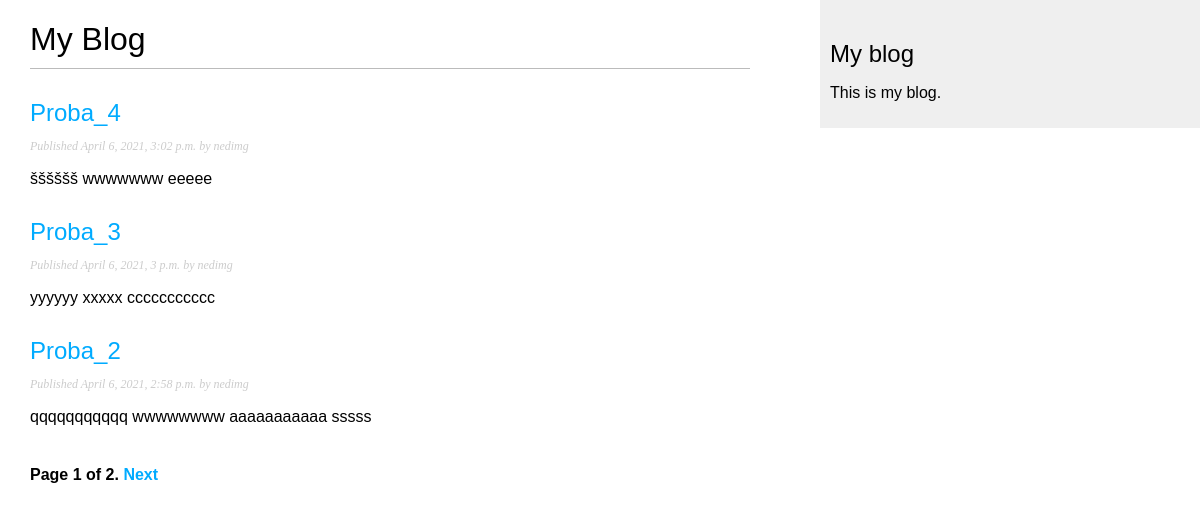
Screenshot of /blog/ with the database file from the repository.
### blog/models.py (models this page shows, shortened)
class Post(models.Model):
    STATUS_CHOICES = (
        ('draft', 'Draft'),
        ('published', 'Published'),
    )
    title = models.CharField(max_length=250)
    slug = models.SlugField(max_length=250,
                            unique_for_date='publish')
    author = models.ForeignKey(User,
                              on_delete=models.CASCADE,
                              related_name='blog_post')
    body = models.TextField()
    publish = models.DateTimeField(default=timezone.now)
    created = models.DateTimeField(auto_now_add=True)
    updated = models.DateTimeField(auto_now=True)
    status = models.CharField(max_length=10,
                              choices=STATUS_CHOICES,
                              default= 'draft')
    class Meta:
        ordering = ('-publish',)
    def get_absolute_url(self):
        return reverse('blog:post_detail',
                       args=[self.publish.year,
                             self.publish.month,
                             self.publish.day,
                             self.slug])
    objects = models.Manager()  # The default manager.
    published = PublishedManager()

### blog/views.py (the view)
# urls.py: path('', views.PostListView.as_view(), name = 'post_list'),
class PostListView(ListView):
    queryset = Post.objects.all()
    context_object_name = 'posts'
    paginate_by = 3
    template_name = 'blog/post/list.html'

### blog/templates/blog/post/list.html (shortened to what this page needs)
{% extends "blog/base.html" %}
{% block content %}
    <h1>My Blog</h1>
    {% for post in posts %}
        <h2>
            <a href="{{ post.get_absolute_url }}">
            {{ post.title }}
            </a>
        </h2>
        <p class="date">
            Published {{ post.publish }} by {{ post.author }}
        </p>
        {{ post.body|truncatewords:30|linebreaks }}
    {% endfor %}
    {% include "pagination.html" with page=page_obj %}
{% endblock %}

### blog/templates/blog/base.html (shortened to what this page needs)
{% load static %}
<!DOCTYPE html>
<html lang="en">
<head>
    <link href="{% static "css/blog.css" %}" rel="stylesheet">
</head>
<body>
    <div id="content">
        {% block content %}
        {% endblock %}
    </div>
    <div id="sidebar">
        <h2>My blog</h2>
        <p>This is my blog.</p>
    </div>
</body>
</html>

### blog/templates/pagination.html (shortened to what this page needs)
<div class="pagination">
    <span class="step-links">
    <span class="current">
        Page {{ page.number }} of {{ page.paginator.num_pages }}.
    </span>
        {% if page.has_next %}
            <a href="?page={{ page.next_page_number }}">Next</a>
        {% endif %}
    </span>
</div>

### blog/static/css/blog.css (style rules this page uses)
body { margin:0; padding:0; font-family:helvetica, sans-serif; }
a { color:#00abff; text-decoration:none; }
h1 { font-weight:normal; border-bottom:1px solid #bbb; padding:0 0 10px 0; }
h2 { font-weight:normal; margin:30px 0 0; }
#content { float:left; width:60%; padding:0 0 0 30px; }
#sidebar { float:right; width:30%; padding:10px; background:#efefef; height:100%; }
p.date { color:#ccc; font-family: georgia, serif; font-size: 12px; font-style: italic; }
.pagination { margin:40px 0; font-weight:bold; }

### rows the page displays
Post: title "Proba_4", publish "April 6, 2021, 3:02 p.m.", author "nedimg", body "šššššš wwwwwww eeeee"
Post: title "Proba_3", publish "April 6, 2021, 3 p.m.", author "nedimg", body "yyyyyy xxxxx ccccccccccc"
Post: title "Proba_2", publish "April 6, 2021, 2:58 p.m.", author "nedimg", body "qqqqqqqqqqq wwwwwwww aaaaaaaaaaa sssss"

### other values shown
{{ page.number }} "1"
{{ page.paginator.num_pages }} "2"
